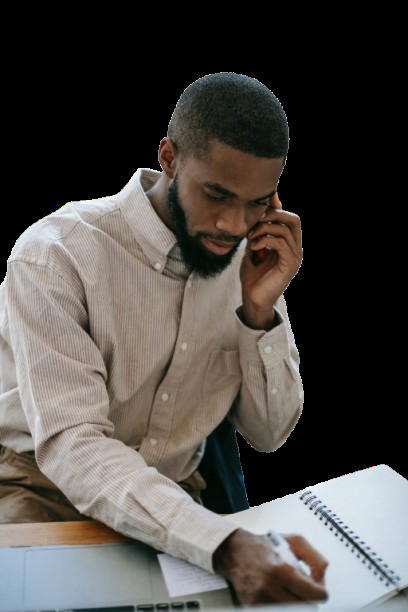
#> input picture image.png, 408 x 612 px
$ jupyter execute index.ipynb
#> lines starting #> are read from the running program, lines starting #| are printed output that depends on the picture; after the words box and inside, x2 and y2 are one past the last pixel; in counts of white or black regions, pixels touching at a corner belong together
# Import cv2 and matplotlib

# Load image (grayscale)

[cell 1]
import cv2
import matplotlib.pyplot as plt

[cell 2]
img = cv2.imread("image.png", cv2.IMREAD_GRAYSCALE)
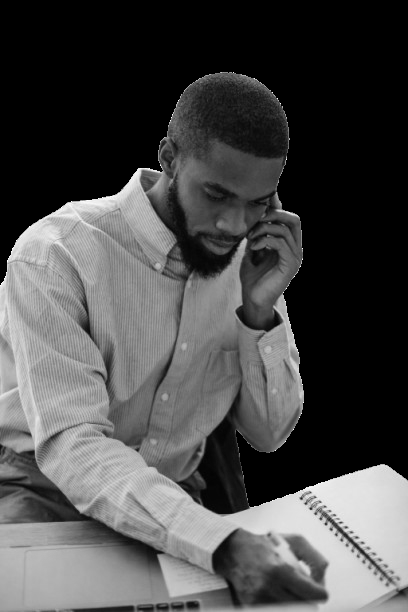
#> img: shape (612, 408); min 0, max 255, mean 74.9

# Apply Gaussian blur to remove noise

[cell 3]
blur = cv2.GaussianBlur(img, (5, 5), 1.4)

# Apply Canny edge detection

[cell 4]
edges = cv2.Canny(blur, threshold1=100, threshold2=200)
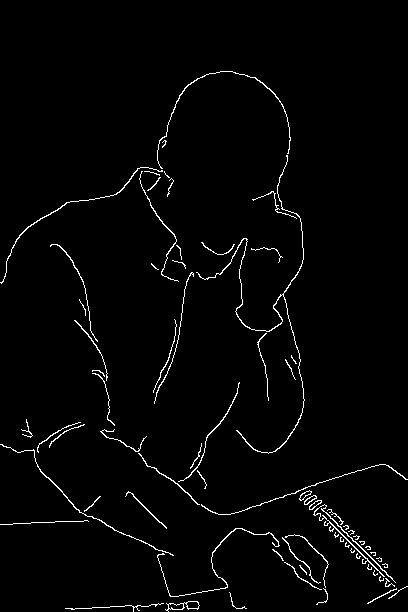
#> edges: shape (612, 408); 2.1% white in thin lines or dots, all inside (x1, y1, x2, y2) = (0, 71, 408, 612)

# Show results

[cell 5]
plt.figure(figsize=(10, 4))
plt.subplot(1, 2, 1)
plt.title("Original")
plt.imshow(img, cmap='gray')
plt.axis("off")

plt.subplot(1, 2, 2)
plt.title("Canny Edges")
plt.imshow(edges, cmap='gray')
plt.axis("off")

plt.show()
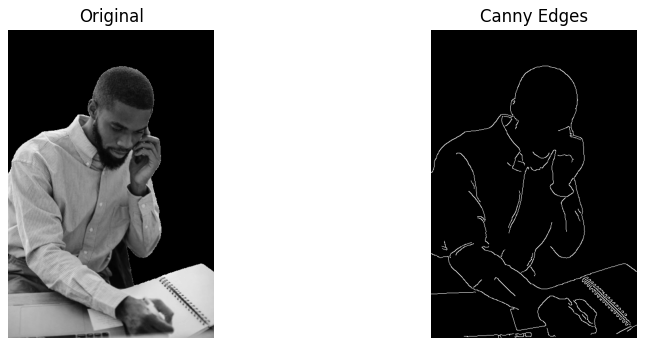
#> figure drawn by matplotlib, 2 panels

$ run again, with sample.jpg saved as image.png
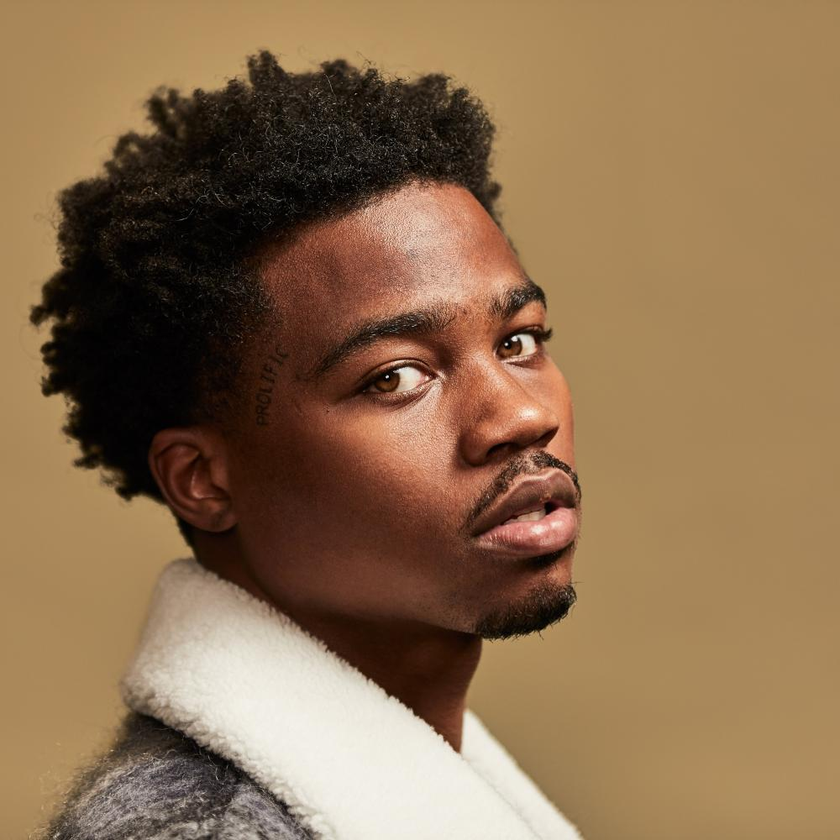
#> input picture sample.jpg, 840 x 840 px, shrunk from 1000 x 1000 before the run
#> `edges = cv2.Canny(blur, threshold1=100, threshold2=200)`:
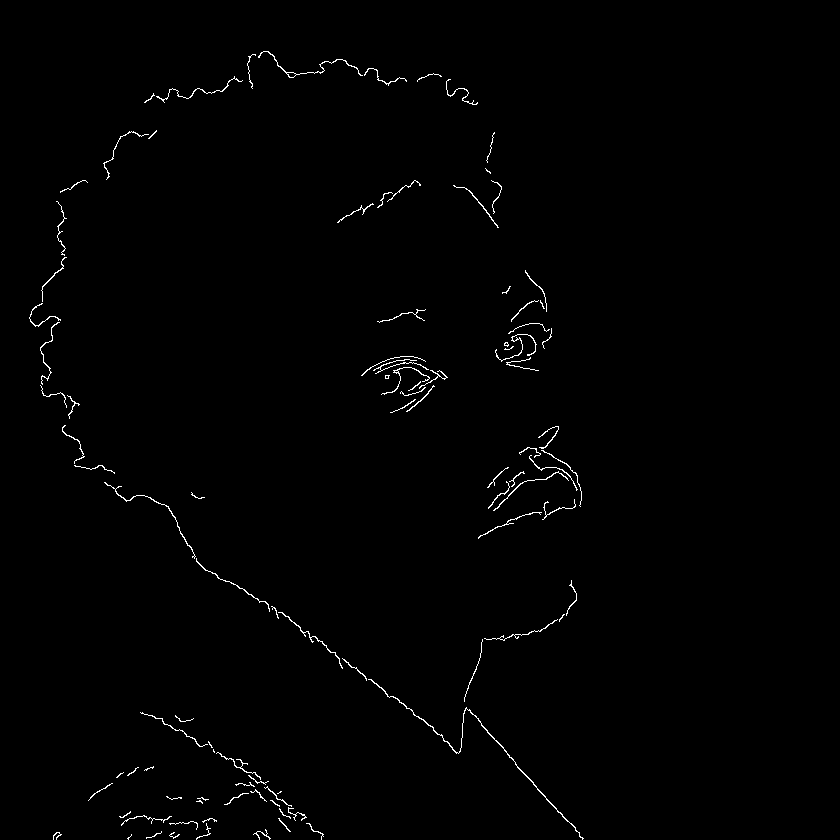
#> edges: shape (840, 840); 0.78% white in thin lines or dots, all inside (x1, y1, x2, y2) = (29, 51, 584, 840)
#> `plt.show()`:
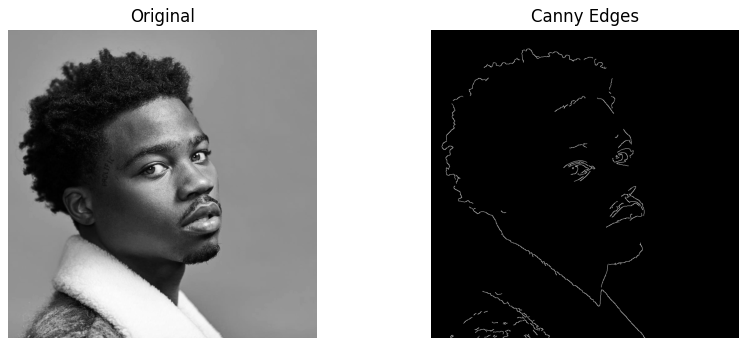
#> figure drawn by matplotlib, 2 panels
